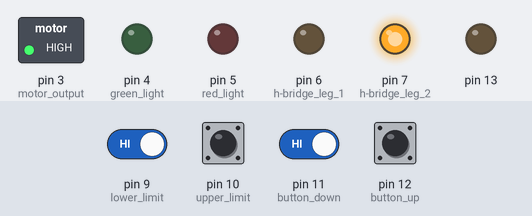
A sketch run on a simulated Arduino Uno, built with avr-gcc and run on an emulated ATmega328P. Parts: switched loads named in the sketch (green lamp = pin HIGH), output pins drawn as LEDs (lit = HIGH). Inputs (shaded band) come from the test bench; at power-on: pin 9 (lower_limit), pin 10 (upper_limit), pin 11 (button_down), pin 12 (button_up) HIGH.

Above: at 1.2 s.
1.3 s: pin 10 (upper_limit) pulled LOW for 0.2 s
At 2.6 s:
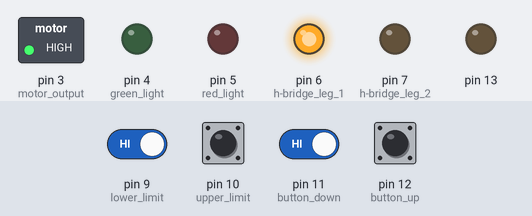
3.0 s: pin 9 (lower_limit) driven LOW
At 4.0 s:
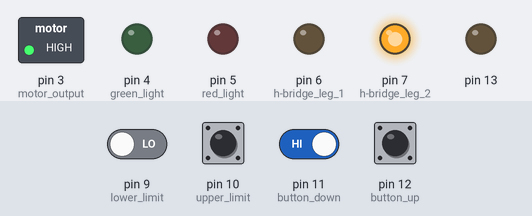
4.5 s: pin 10 (upper_limit) pulled LOW for 1 s
At 5.3 s:
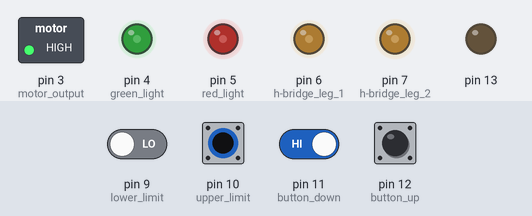
7.0 s: pin 10 (upper_limit) pulled LOW for 0.2 s
At 8.4 s:
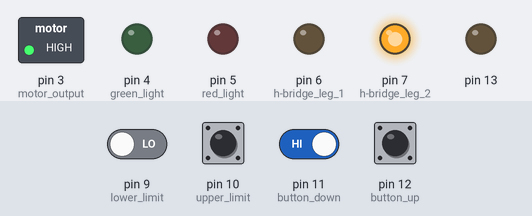
8.7 s: pin 10 (upper_limit) driven LOW and pin 11 (button_down) driven LOW
At 9.8 s:
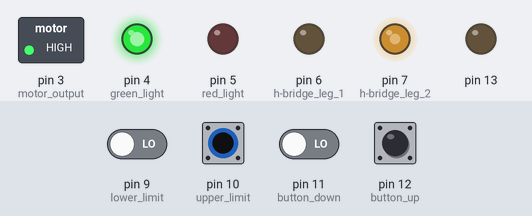
10.2 s: pin 11 (button_down) driven HIGH
At 11.6 s:
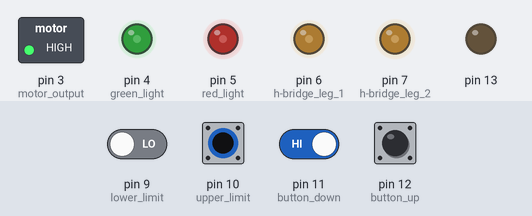
Timing chart, 0 to 12.7 s (numbered marks = the images above; inputs shaded):
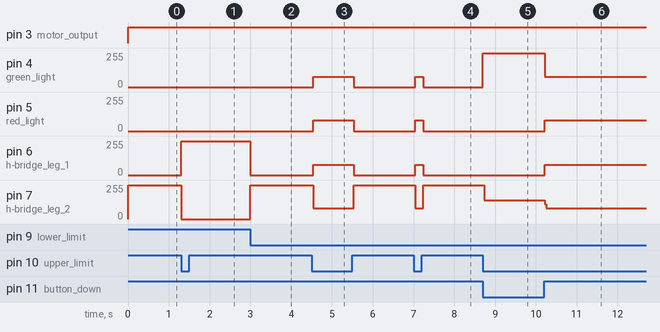

Measured:
- after the input at 1.3 s, pin 6 (h-bridge_leg_1): 0/255 → 255/255 at once; pin 7 (h-bridge_leg_2): 255/255 → 0/255 at once
- after the input at 3.0 s, pin 6 (h-bridge_leg_1): 255/255 → 0/255 at once; pin 7 (h-bridge_leg_2): 0/255 → 255/255 at once
- after the input at 4.5 s, pin 4 (green_light), pin 6 (h-bridge_leg_1): 0/255 → 76/255 at once, → 0/255 1.0 s later; pin 5 (red_light): 0/255 → 82/255 at once, → 0/255 1.0 s later; pin 7 (h-bridge_leg_2): 255/255 → 79/255 at once, → 255/255 1.0 s later
- after the input at 7.0 s, pin 4 (green_light), pin 6 (h-bridge_leg_1): 0/255 → 76/255 at once, → 0/255 0.20 s later; pin 5 (red_light): 0/255 → 82/255 at once, → 0/255 0.20 s later; pin 7 (h-bridge_leg_2): 255/255 → 79/255 at once, → 255/255 0.20 s later
- after the input at 8.7 s, pin 4 (green_light): 0/255 → 255/255 at once; pin 7 (h-bridge_leg_2): 255/255 → 140/255 at once
- after the input at 10.2 s, pin 4 (green_light): 255/255 → 76/255 at once; pin 5 (red_light): 0/255 → 82/255 at once; pin 6 (h-bridge_leg_1): 0/255 → 76/255 at once; pin 7 (h-bridge_leg_2): 140/255 → 79/255 at once

The sketch:

arduino_tollbooth_FINAL.ino
```cpp
void setup() {
  // put your setup code here, to run once:
  pinMode(13, OUTPUT);
  pinMode(12, INPUT_PULLUP); //button up
  pinMode(11, INPUT_PULLUP); //button down
  pinMode(10, INPUT_PULLUP); //upper limit
  pinMode(9, INPUT_PULLUP); //lower limit
  pinMode(7, OUTPUT); //h-bridge leg 2
  pinMode(6, OUTPUT); //h-bridge leg 1
  pinMode(5, OUTPUT); //red light
  pinMode(4, OUTPUT); //green light
  pinMode(3, OUTPUT); //motor output
}


void loop() {
  if (digitalRead(12) == HIGH) {
    do {
    digitalWrite(6, LOW); // set leg 1 of the H-bridge low
    digitalWrite(7, HIGH); // set leg 2 of the H-bridge high
    analogWrite(3, 255);
    digitalWrite(5, LOW);
    } while (digitalRead(10) == HIGH);
      digitalWrite(6, LOW); // set leg 1 of the H-bridge low
      digitalWrite(7, LOW);
      digitalWrite(4, HIGH);
  }

  if (digitalRead(11) == HIGH) {
    do {
    digitalWrite(6, HIGH); // set leg 1 of the H-bridge low
    digitalWrite(7, LOW); // set leg 2 of the H-bridge high
    analogWrite(3, 255);
    digitalWrite(4, LOW);
    } while (digitalRead(9) == HIGH);
    digitalWrite(6, LOW); // set leg 1 of the H-bridge low
    digitalWrite(7, LOW);
    digitalWrite(5, HIGH);
  }
}
```
